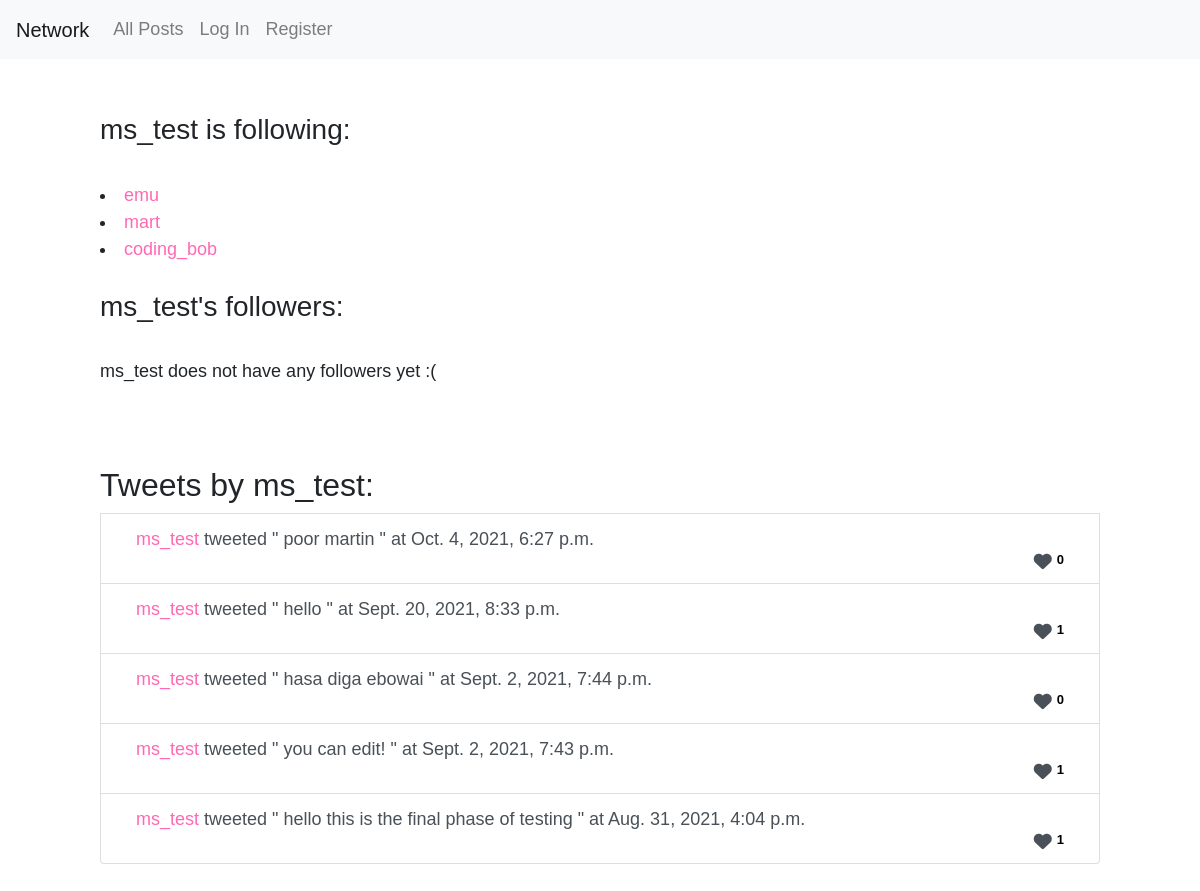
The page /profile/7 on the database as committed earlier.
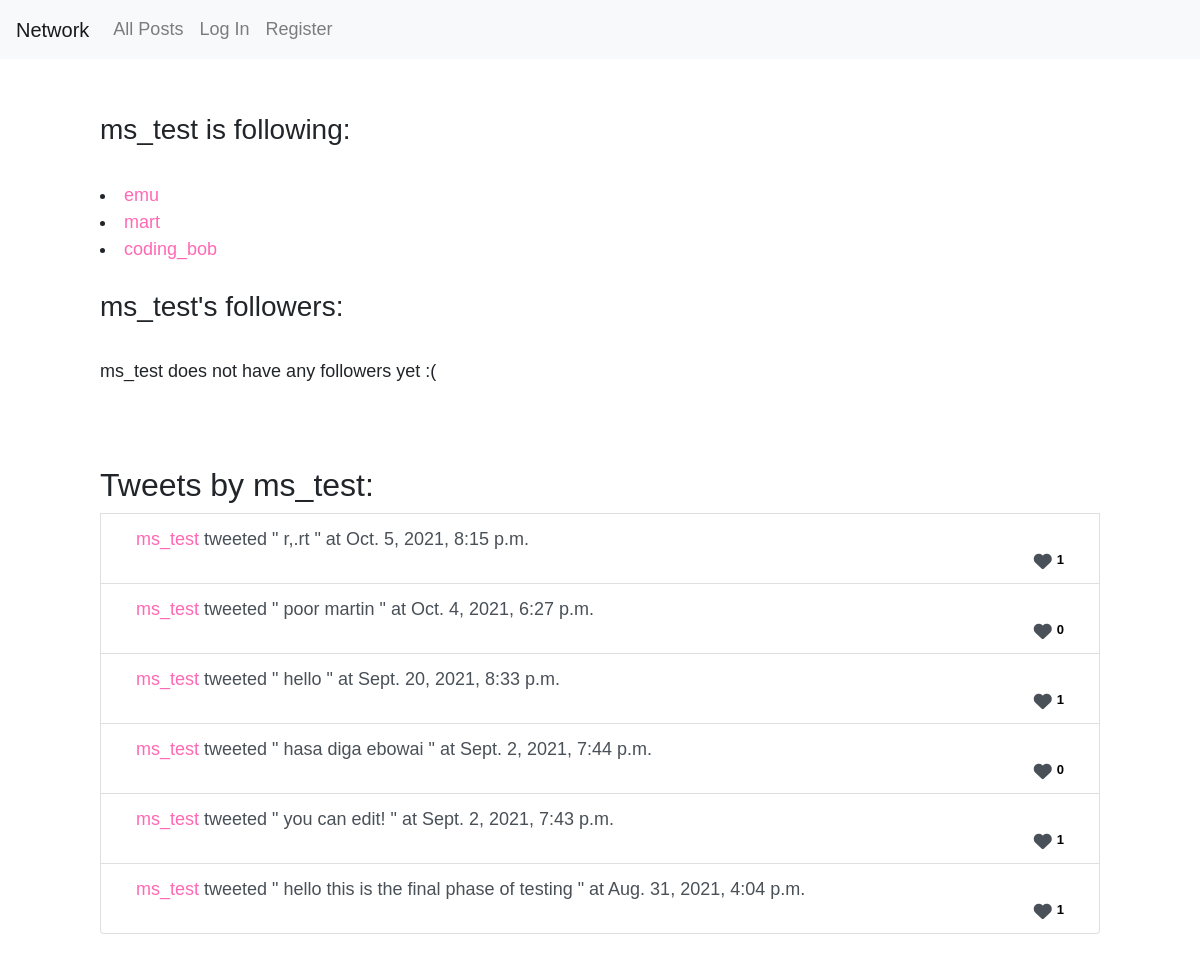
The same page on the database as committed later.
### network/models.py (models this page shows, shortened)
class User(AbstractUser):
    pass

class Post(models.Model):
    user = models.ForeignKey(User, on_delete=models.CASCADE, default=0)
    user_name = models.CharField(max_length=25, default="string", null=True, blank=True)
    post = models.CharField(max_length=1440, default='', null=True, blank=True)
    time_added = models.DateTimeField(max_length=64, default=datetime.now(timezone.utc))
    likes = models.IntegerField(default="0")

### network/views.py (the view)
# urls.py: path("profile/<int:id>", views.load_profile, name="load_profile"),
def load_profile(request, id):
    form = EditForm()
    profileposts = Post.objects.filter(user=id).order_by('-time_added')
    for post in profileposts:
        post.likes = Like.objects.filter(post=post).count()
        post.save()
    valus = profileposts.values_list('id', 'user', 'user_name', 'post', 'time_added', 'likes') #displays all the informatin about the above posts
    user1 = User.objects.filter(id=id)
    user_1 = user1.values_list('id', 'username')
    followz = Follow.objects.filter(follower=id) #gets all of the instances of a follow where the follower matches ID passed into function
    follow_values = followz.values_list('followee_id') #processes the ID of the above
    my_list = []
    for i in follow_values: #this loop takes the ID of all users followed by the user whose profile page u are on and prints out ID & username
        fv = User.objects.filter(id=i[0])
        followers = fv.values_list('id', 'username')
        my_list.append(followers)
    fol = Follow.objects.filter(followee=id)
    followed_by = fol.values_list('follower_id')
    followers_list = []
    for i in followed_by:
        fl = User.objects.filter(id=i[0])
        flos = fl.values_list('id', 'username')
        followers_list.append(flos)
    smem = Like.objects.filter(liker=request.user.id)
    smeg = smem.values_list('post')
    liked_posts = []
    for i in smeg:
        liked_posts.append(i[0])
    paginator = Paginator(valus, 10)
    page_number = request.GET.get('page')
    page_obj = paginator.get_page(page_number)
    smoo = Follow.objects.filter(follower=request.user.id, followee=id).exists()
    print("this is valus:", valus)
    print("this is pee peooo page_objs", page_obj)
    return render(request, "network/profilepage.html", {
        "form" : form,
        "valus": valus,
        "user_1": user_1,
        "my_list": my_list,
        "smoo": smoo,
        "followers_list": followers_list,
        "page_obj": page_obj,
        "profileposts" : profileposts,
        "liked_posts": liked_posts
    })

### network/templates/network/profilepage.html (shortened to what this page needs)
{% extends "network/layout.html" %}
{% load static %}
{% block body %}
<div style="padding-left: 100px; padding-right: 100px;"><br><br>
<h3>{{user_1.0.1}} is following:</h3>
<br>
{% for i in my_list %}
 <li><a href="{% url 'load_profile' i.0.0 %}"> {{ i.0.1 }}</a></li>
{% endfor %} <br>
<h3>{{user_1.0.1}}'s followers:</h3> <br>
{% if not followers_list %}
{{user_1.0.1}} does not have any followers yet :(
{% endif %}
<br><br>
<br><br>
<h2>Tweets by {{user_1.0.1}}:</h2>
{% for i in page_obj %}
<li class="list-group-item list-group-item-action"> <div class="container">
<div id="divvo_{{ i.0 }}"><div class="tweeto_{{ i.0 }}"> <a href="{% url 'load_profile' i.1 %}"> {{ i.2 }} </a>tweeted " {{ i.3 }} " at {{ i.4 }} </div> </div>
{% if user.is_authenticated and i.0 not in liked_posts %}
<i class="fas fa-heart" id="authenticatedheart{{i.0}}"><div class="likes" id="likes{{i.0}}">   {{i.5}}</div> </i>
{% elif i.0 in liked_posts %}
<i class="fas fa-heart" id="authenticatedheart{{i.0}}" style="color:pink;"><div class="likes" id="likes{{i.0}}">   {{i.5}}</div> </i>
{% else %}
<i class="fas fa-heart" id="unauthenticatheart{{i.0}}"><div class="likes" id="likes{{i.0}}">   {{i.5}}</div> </i>
{% endif %}
{% endfor %}
</li></div><br><br>
{% endblock %}

### network/templates/network/layout.html (shortened to what this page needs)
{% load static %}
<!DOCTYPE html>
<html lang="en">
    <head>
        <link rel="stylesheet" href="https://stackpath.bootstrapcdn.com/bootstrap/4.4.1/css/bootstrap.min.css">
        <link href="{% static 'network/styles.css' %}" rel="stylesheet">
    </head>
    <body>
        <nav class="navbar navbar-expand-lg navbar-light bg-light">
            <a class="navbar-brand" href="#">Network</a>
            <div>
              <ul class="navbar-nav mr-auto">
                <li class="nav-item">
                  <a class="nav-link" href="{% url 'index' %}">All Posts</a>
                </li>
                {% if user.is_authenticated %}
                    <li class="nav-item">
                        <a class="nav-link" href="{% url 'following' %}">Following</a>
                    </li>
                    <li class="nav-item">
                        <a class="nav-link" href="{% url 'logout' %}">Log Out</a>
                    </li>
                {% else %}
                    <li class="nav-item">
                        <a class="nav-link" href="{% url 'login' %}">Log In</a>
                    </li>
                    <li class="nav-item">
                        <a class="nav-link" href="{% url 'register' %}">Register</a>
                    </li>
                {% endif %}
              </ul>
            </div>
          </nav>
        <div class="body">
            {% block body %}
            {% endblock %}
        </div>
    </body>
</html>

### network/static/network/styles.css (style rules this page uses)
body { font-family: Arial, Helvetica, sans-serif; font-size: large; font-weight: 100 }
.list-group-item { display: flex; flex-direction: row; justify-content: space-between; }
.likes { font-family: Arial, Helvetica, sans-serif; color: black; float:right; font-size: small; text-align: right; margin-left: 5px; }
.fa-heart { float: right; text-align: right; }
.container { position: relative; }
a { color: hotpink; cursor: pointer; cursor: hand; }

Rows that differ between the two databases and show on the page:
added Post: user_name "ms_test", post "r,.rt", time_added "Oct. 5, 2021, 8:15 p.m.", i "1"
